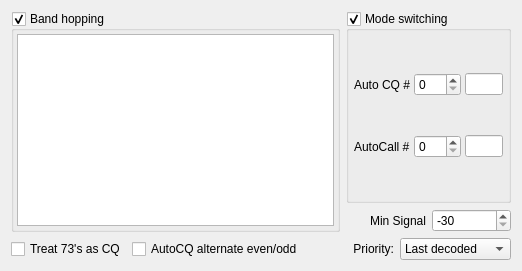
                     <widget class="QWidget" name="widget">
                      <attribute name="title">
                       <string>Others</string>
                      </attribute>
                      <layout class="QGridLayout" name="gridLayout_8" columnstretch="2,1">
                       <item row="0" column="1">
                        <widget class="QGroupBox" name="cb_autoModeSwitch">
                         <property name="sizePolicy">
                          <sizepolicy hsizetype="Preferred" vsizetype="MinimumExpanding">
                           <horstretch>0</horstretch>
                           <verstretch>0</verstretch>
                          </sizepolicy>
                         </property>
                         <property name="title">
                          <string>Mode switching</string>
                         </property>
                         <property name="checkable">
                          <bool>true</bool>
                         </property>
                         <layout class="QGridLayout" name="gridLayout_5">
                          <property name="leftMargin">
                           <number>5</number>
                          </property>
                          <property name="topMargin">
                           <number>5</number>
                          </property>
                          <property name="rightMargin">
                           <number>5</number>
                          </property>
                          <property name="bottomMargin">
                           <number>5</number>
                          </property>
                          <property name="horizontalSpacing">
                           <number>4</number>
                          </property>
                          <property name="verticalSpacing">
                           <number>2</number>
                          </property>
                          <item row="1" column="2">
                           <widget class="QLineEdit" name="le_autoCallLeft">
                            <property name="enabled">
                             <bool>true</bool>
                            </property>
                            <property name="maximumSize">
                             <size>
                              <width>40</width>
                              <height>16777215</height>
                             </size>
                            </property>
                            <property name="readOnly">
                             <bool>true</bool>
                            </property>
                           </widget>
                          </item>
                          <item row="1" column="0">
                           <widget class="QLabel" name="label_22">
                            <property name="text">
                             <string>AutoCall #</string>
                            </property>
                           </widget>
                          </item>
                          <item row="0" column="0">
                           <widget class="QLabel" name="label_21">
                            <property name="text">
                             <string>Auto CQ #</string>
                            </property>
                           </widget>
                          </item>
                          <item row="0" column="2">
                           <widget class="QLineEdit" name="le_autoCQLeft">
                            <property name="enabled">
                             <bool>true</bool>
                            </property>
                            <property name="maximumSize">
                             <size>
                              <width>40</width>
                              <height>16777215</height>
                             </size>
                            </property>
                            <property name="readOnly">
                             <bool>true</bool>
                            </property>
                           </widget>
                          </item>
                          <item row="1" column="1">
                           <widget class="QSpinBox" name="sb_autoCallCount">
                            <property name="enabled">
                             <bool>true</bool>
                            </property>
                            <property name="maximum">
                             <number>999</number>
                            </property>
                           </widget>
                          </item>
                          <item row="0" column="1">
                           <widget class="QSpinBox" name="sb_autoCQCount">
                            <property name="enabled">
                             <bool>true</bool>
                            </property>
                            <property name="maximum">
                             <number>999</number>
                            </property>
                           </widget>
                          </item>
                         </layout>
                        </widget>
                       </item>
                       <item row="1" column="1">
                        <layout class="QHBoxLayout" name="horizontalLayout_5">
                         <property name="spacing">
                          <number>6</number>
                         </property>
                         <item>
                          <widget class="QLabel" name="label_10">
                           <property name="text">
                            <string>Min Signal</string>
                           </property>
                           <property name="alignment">
                            <set>Qt::AlignRight|Qt::AlignTrailing|Qt::AlignVCenter</set>
                           </property>
                          </widget>
                         </item>
                         <item>
                          <widget class="QSpinBox" name="sbMindB">
                           <property name="toolTip">
                            <string>&lt;html&gt;&lt;head/&gt;&lt;body&gt;&lt;p&gt;Show only stations with signal stronger than...&lt;/p&gt;&lt;/body&gt;&lt;/html&gt;</string>
                           </property>
                           <property name="minimum">
                            <number>-30</number>
                           </property>
                           <property name="maximum">
                            <number>30</number>
                           </property>
                           <property name="value">
                            <number>-30</number>
                           </property>
                          </widget>
                         </item>
                        </layout>
                       </item>
                       <item row="2" column="0" colspan="2">
                        <layout class="QHBoxLayout" name="horizontalLayout_17">
                         <item>
                          <widget class="QCheckBox" name="cbCQonlyIncl73">
                           <property name="toolTip">
                            <string>&lt;html&gt;&lt;head/&gt;&lt;body&gt;&lt;p&gt;When &amp;quot;CQ Only&amp;quot; selected, include stations calling 73/RR73.&lt;/p&gt;&lt;/body&gt;&lt;/html&gt;</string>
                           </property>
                           <property name="text">
                            <string>Treat 73's as CQ</string>
                           </property>
                          </widget>
                         </item>
                         <item>
                          <widget class="QCheckBox" name="cbAutoCQAlternateEvenOdd">
                           <property name="toolTip">
                            <string>&lt;html&gt;&lt;head/&gt;&lt;body&gt;&lt;p&gt;When Mode Switching is enabled, alternate TX even/odd at the start of each AutoCQ cycle.&lt;/p&gt;&lt;/body&gt;&lt;/html&gt;</string>
                           </property>
                           <property name="text">
                            <string>AutoCQ alternate even/odd</string>
                           </property>
                          </widget>
                         </item>
                         <item>
                          <spacer name="horizontalSpacer_8">
                           <property name="orientation">
                            <enum>Qt::Horizontal</enum>
                           </property>
                           <property name="sizeType">
                            <enum>QSizePolicy::MinimumExpanding</enum>
                           </property>
                           <property name="sizeHint" stdset="0">
                            <size>
                             <width>40</width>
                             <height>20</height>
                            </size>
                           </property>
                          </spacer>
                         </item>
                         <item>
                          <widget class="QLabel" name="label_23">
                           <property name="text">
                            <string>Priority:</string>
                           </property>
                           <property name="alignment">
                            <set>Qt::AlignRight|Qt::AlignTrailing|Qt::AlignVCenter</set>
                           </property>
                          </widget>
                         </item>
                         <item>
                          <widget class="QComboBox" name="cb_autoCallPriority">
                           <property name="sizePolicy">
                            <sizepolicy hsizetype="Fixed" vsizetype="Fixed">
                             <horstretch>0</horstretch>
                             <verstretch>0</verstretch>
                            </sizepolicy>
                           </property>
                           <property name="toolTip">
                            <string>&lt;html&gt;&lt;head/&gt;&lt;body&gt;&lt;p&gt;Priority of automatic station selection:&lt;/p&gt;&lt;p&gt;&lt;span style=&quot; font-weight:600;&quot;&gt;- Last decoded: &lt;/span&gt;call last decoded station&lt;/p&gt;&lt;p&gt;&lt;span style=&quot; font-weight:600;&quot;&gt;- Distance: &lt;/span&gt;call the station with the longest distance&lt;/p&gt;&lt;p&gt;&lt;span style=&quot; font-weight:600;&quot;&gt;- Signal strength: &lt;/span&gt;call the station with the strongest signal&lt;/p&gt;&lt;/body&gt;&lt;/html&gt;</string>
                           </property>
                           <item>
                            <property name="text">
                             <string>Last decoded</string>
                            </property>
                           </item>
                           <item>
                            <property name="text">
                             <string>Signal strength</string>
                            </property>
                           </item>
                           <item>
                            <property name="text">
                             <string>Distance</string>
                            </property>
                           </item>
                          </widget>
                         </item>
                        </layout>
                       </item>
                       <item row="0" column="0" rowspan="2">
                        <widget class="QGroupBox" name="cb_bandHopper">
                         <property name="title">
                          <string>Band hopping</string>
                         </property>
                         <property name="checkable">
                          <bool>true</bool>
                         </property>
                         <layout class="QVBoxLayout" name="verticalLayout">
                          <property name="leftMargin">
                           <number>3</number>
                          </property>
                          <property name="topMargin">
                           <number>3</number>
                          </property>
                          <property name="rightMargin">
                           <number>3</number>
                          </property>
                          <property name="bottomMargin">
                           <number>3</number>
                          </property>
                          <item>
                           <widget class="QPlainTextEdit" name="pte_bandHopper">
                            <property name="enabled">
                             <bool>true</bool>
                            </property>
                            <property name="sizePolicy">
                             <sizepolicy hsizetype="Ignored" vsizetype="Expanding">
                              <horstretch>0</horstretch>
                              <verstretch>0</verstretch>
                             </sizepolicy>
                            </property>
                            <property name="toolTip">
                             <string>&lt;html&gt;&lt;head/&gt;&lt;body&gt;&lt;p&gt;This feature allows you to set up automatic band changes. Cycle duration shares, mode-switching value.&lt;/p&gt;&lt;p&gt;&lt;br/&gt;&lt;/p&gt;&lt;p&gt;&lt;span style=&quot; font-weight:600;&quot;&gt;Syntax:&lt;/span&gt;&lt;/p&gt;&lt;p&gt;&amp;lt;hour zulu (UTC)&amp;gt;:&amp;lt;band1&amp;gt;,&amp;lt;band2&amp;gt;,&amp;lt;bandX&amp;gt;&lt;/p&gt;&lt;p&gt;&lt;br/&gt;&lt;/p&gt;&lt;p&gt;&lt;span style=&quot; font-weight:600;&quot;&gt;Example:&lt;/span&gt;&lt;/p&gt;&lt;p&gt;14:20m,40m&lt;/p&gt;&lt;p&gt;22:80m:40m&lt;/p&gt;&lt;p&gt;&lt;br/&gt;&lt;/p&gt;&lt;p&gt;In the above example, Z will switch between 20m and 40m between 14 and 22, then betwee 22 and 14 it will switch between 80m and 40m.&lt;/p&gt;&lt;/body&gt;&lt;/html&gt;</string>
                            </property>
                           </widget>
                          </item>
                         </layout>
                        </widget>
                       </item>
                      </layout>
                     </widget>
